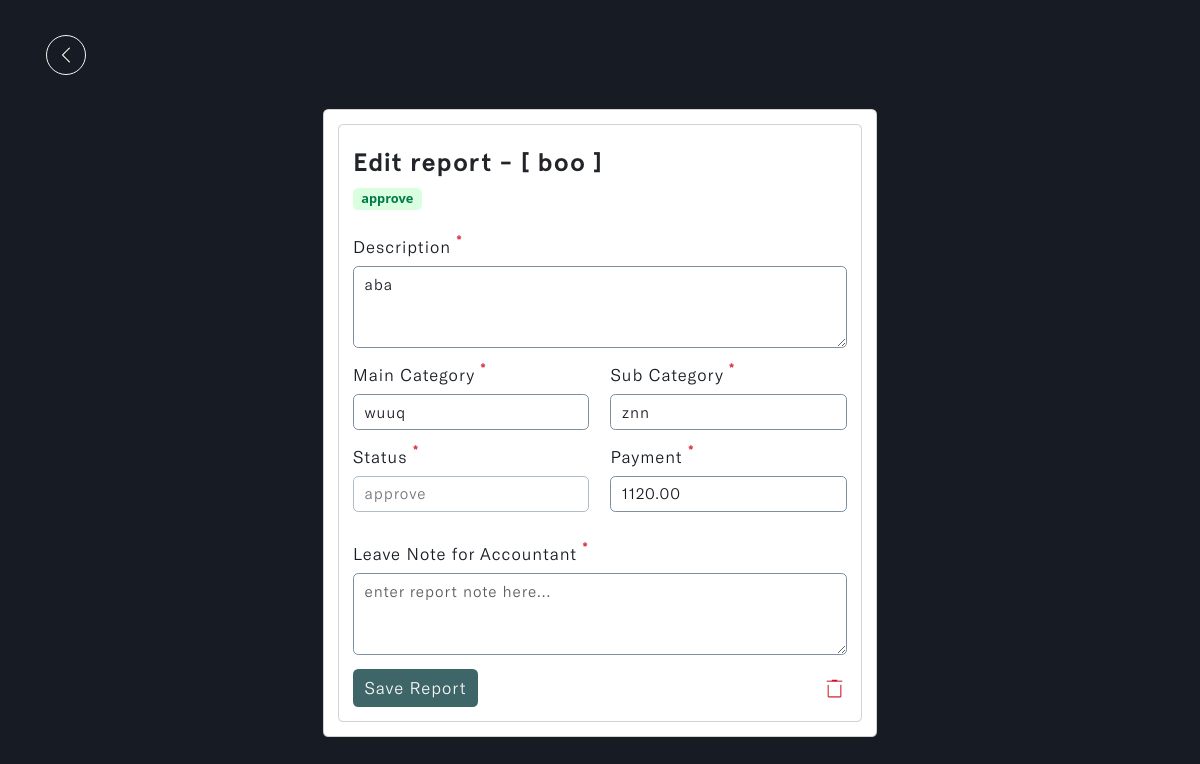
The page /admins/edit-report/d1c0eda064d74a958eb5fb16a851f390 (signed in) on the database as committed earlier.
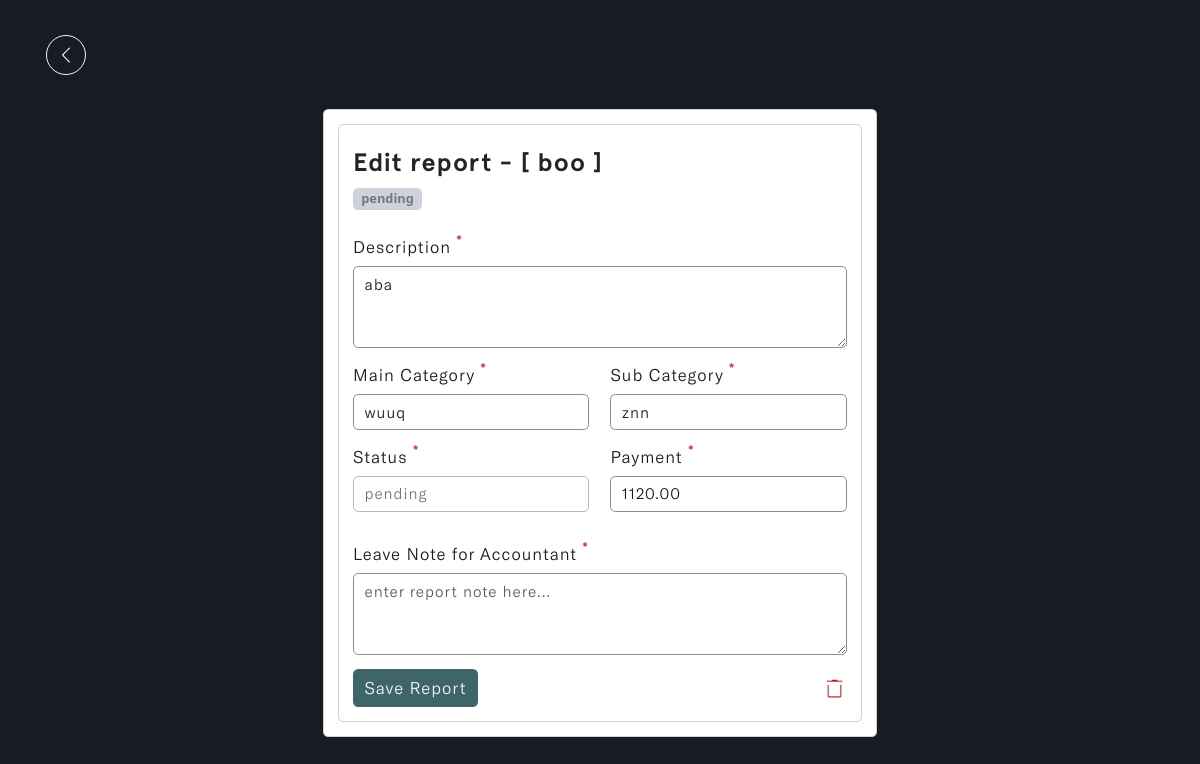
The same page on the database as committed later.
### reports/models.py (models this page shows, shortened)
class Report(models.Model):
    STATUS = (
        ('pending', 'pending'),
        ('correction', 'correction'),
        ('approve', 'approve'),
        ('reject', 'reject')
    )
    account_owner = models.ForeignKey(Profile, on_delete=models.CASCADE, null=True, db_index=True)
    description = models.TextField(null=True, blank=True, db_index=True)
    main_category = models.CharField(max_length=255, null=True, blank=True, db_index=True)
    sub_category = models.CharField(max_length=255, null=True, blank=True, db_index=True)
    status = models.CharField(max_length=255, default="pending", null=True, blank=True, choices=STATUS, db_index=True)
    payment = models.DecimalField(max_digits=10, decimal_places=2, null=True, blank=True, default=0.00, db_index=True)
    report_note = models.TextField(null=True, blank=True, db_index=True)
    updated_time_stamp = models.DateTimeField(auto_now=True, db_index=True)
    created_time_stamp = models.DateTimeField(auto_now_add=True, db_index=True)
    id = models.UUIDField(default=uuid.uuid4, primary_key=True, unique=True, editable=False)
    class Meta:
        ordering = ['-updated_time_stamp']

### accounts/models.py (models this page shows)
class Profile(models.Model):
    user = models.OneToOneField(settings.AUTH_USER_MODEL, on_delete=models.CASCADE, blank=True, null=True)
    name = models.CharField(max_length=255, unique=True)
    username = models.CharField(max_length=255, unique=True, blank=True, null=True)
    email = models.EmailField(max_length=255, unique=True)
    updated_time_stamp = models.DateTimeField(auto_now=True)
    created_time_stamp = models.DateTimeField(auto_now_add=True)
    id = models.UUIDField(default=uuid.uuid4, primary_key=True, unique=True, editable=False)
    def __str__(self):
        return self.username

### u_admin/views.py (the view, shortened to what this page needs)
# urls.py: path('edit-report/<str:pk>', views.edit_report, name='edit-report'),
@login_required
def edit_report(request, pk):
    report = Report.objects.get(id=pk)
    form = ReportEditForm(instance=report)
    context = {'form': form, 'report': report}
    return render(request, 'edit-reports.html', context)

### reports/forms.py
class ReportEditForm(ModelForm):
    class Meta:
        model = Report
        fields = ['description', 'main_category', 'sub_category', 'payment', 'status', 'report_note']
        exculde = ['account_owner', 'updated_time_stamp', 'created_time_stamp', 'id']
        widgets = {
            'description': forms.Textarea(attrs={'placeholder': 'enter report description here...', 'rows': 3, 'cols': 40}),
            'main_category': forms.TextInput(attrs={'placeholder': 'enter main category...'}),
            'sub_category': forms.TextInput(attrs={'placeholder': 'enter sub category...'}),
            'report_note': forms.Textarea(attrs={'placeholder': 'enter report note here...', 'rows': 3, 'cols': 40}),
        }
    def __init__(self, *args, **kwargs):
        super(ReportEditForm, self).__init__(*args, **kwargs)
        for name, fields in self.fields.items():
            fields.widget.attrs.update({'class': 'input form-control'})

### templates/edit-reports.html (shortened to what the changed rows need)
{% load static %}
{% load widget_tweaks %}
<!DOCTYPE html>
<html lang="en" class="js has-scroll-init has-scroll-smooth">
  <head>
    <link rel="stylesheet" href="{% static '/css/bootstrap.min.css' %}" />
    <link rel="stylesheet" href="{% static '/css/edit-reports.css' %}" />
  </head>
  <body
    id="pageTop"
    class="page-content"
    data-spy="scroll"
    data-target="#mainNav"
  >
    <main>
      <div data-scroll class="page page--layout-2" id="main">
        <div id="hero">
          <div class="container-fluid">
            <div class="hero-intro">
              <div class="card d-flex mx-auto" id="edit_card">
                <div class="card-body">
                  <div class="card">
                    <div class="card-body">
                      <h5>
                        Edit report - [
                        {{report.account_owner}} ]
                      </h5>
                      {% if report.status == 'pending' %}
                      <span class="badge pending">pending</span>
                      {% elif report.status == 'reject' %}
                      <span class="badge reject">reject</span>
                      {% elif report.status == 'correction' %}
                      <span class="badge correction">correction</span>
                      {% else %}
                      <span class="badge approve">approve</span>
                      {% endif %}
                      <form method="POST" action="">
                        <div class="row">
                          <div class="col-md-12">
                            <div class="mb-3">
                              <label
                                for="exampleFormControlInput1"
                                class="form-label"
                                >Description
                                <sup class="text-danger fw-bold fs-6"
                                  >*</sup
                                ></label
                              >
                              {{form.description}}
                            </div>
                          </div>
                          <div class="col-md-6">
                            <div class="mb-3">
                              <label
                                for="exampleMainCategory"
                                class="form-label"
                                >Main Category
                                <sup class="text-danger fw-bold fs-6"
                                  >*</sup
                                ></label
                              >
                              {{form.main_category}}
                            </div>
                          </div>
                          <div class="col-md-6">
                            <div class="mb-3">
                              <label for="exampleSubCategory" class="form-label"
                                >Sub Category
                                <sup class="text-danger fw-bold fs-6"
                                  >*</sup
                                ></label
                              >
                              {{form.sub_category}}
                            </div>
                          </div>
                          <div class="col-md-6">
                            <div class="mb-3">
                              <label for="exampleStatus" class="form-label"
                                >Status
                                <sup class="text-danger fw-bold fs-6"
                                  >*</sup
                                ></label
                              >
                              {% if request.user.role == 'accountant' %}
                              {{form.status|add_class:"hide_status"}}
                              {% else %}
                              {{form.status}}
                              {% endif %}
                            </div>
                          </div>
                          <div class="col-md-6">
                            <div class="mb-3">
                              <label for="examplePayment" class="form-label"
                                >Payment
                                <sup class="text-danger fw-bold fs-6"
                                  >*</sup
                                ></label
                              >
                              {{form.payment}}
                            </div>
                          </div>
                          <div class="col-md-12" id="ReportNote">
                            <div class="mb-3">
                              <label for="exampleReportNote" class="form-label"
                                >Leave Note for Accountant
                                <sup class="text-danger fw-bold fs-6"
                                  >*</sup
                                ></label
                              >
                              {{form.report_note}}
                            </div>
                          </div>
                        </div>
                        <div id="action_btn">
                        </div>
                      </form>
                    </div>
                  </div>
                </div>
              </div>
            </div>
          </div>
        </div>
      </div>
    </main>
  </body>
</html>

Rows that differ between the two databases and show on the page:
changed Report "aba": status "approve" → "pending"
Other text that changed with them:
text no longer shown: "approve"
text now shown: "pending"
